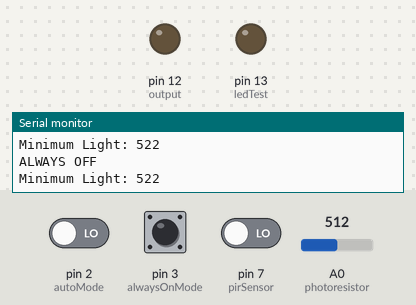
Recording of a sketch running on a simulated Arduino Uno, built with avr-gcc and run on an emulated ATmega328P. Shown: output pins drawn as LEDs (lit = HIGH), the last lines printed to the serial monitor. The test bench sets the inputs (shaded band); at power-on: pin 3 (alwaysOnMode) LOW, pin 2 (autoMode) LOW, pin 7 (pirSensor) LOW, A0 (photoresistor) = 512.

Above: at 5.2 s.
5.3 s: pin 3 (alwaysOnMode) pulled HIGH for 0.3 s
At 5.62 s:
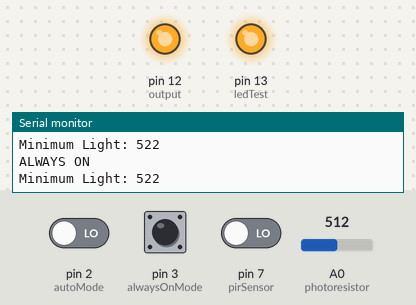
9.0 s: pin 3 (alwaysOnMode) pulled HIGH for 3.2 s
At 13.3 s:
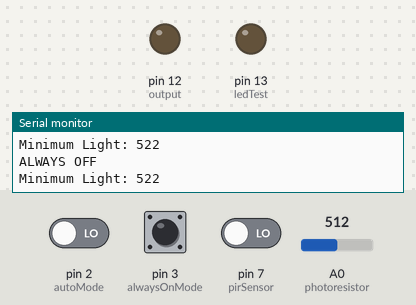
13.7 s: pin 2 (autoMode) driven HIGH and pin 7 (pirSensor) driven HIGH
At 14.1 s:
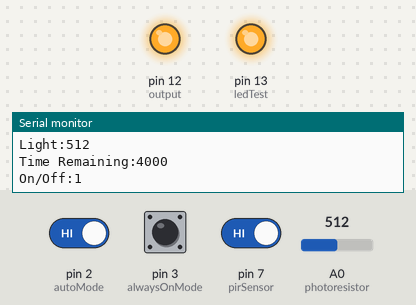
18.5 s: A0 (photoresistor) set to 537
20.0 s: A0 (photoresistor) set to 515
Timing chart, 0 to 22.5 s (numbered marks = the images above; inputs shaded):
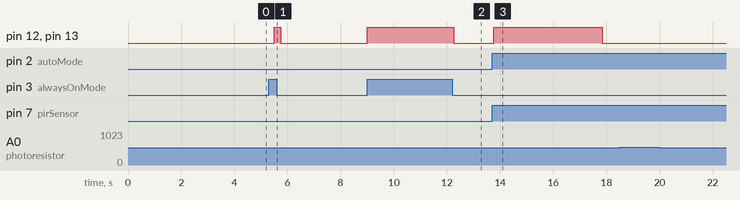

Measured:
- after the input at 5.3 s, pin 12 (output), pin 13 (ledTest): LOW → HIGH after 0.20 s, → LOW 0.25 s later
- after the input at 9.0 s, pin 12 (output), pin 13 (ledTest): LOW → HIGH at once, → LOW 3.3 s later
- after the input at 13.7 s, pin 12 (output), pin 13 (ledTest): LOW → HIGH after 0.07 s, → LOW 4.1 s later

The sketch:

desk_lamp_switch.ino
```cpp
unsigned int pirSensor = 7;       //pir sensor pin
int pirValue;                     //pir sensor value - high or low

unsigned int photoresistor = A0;  //photoresistor pin
int lightValue;                   //photoresistor value - analog
int minimumLightValue = 240;       //minimum value before considering the place dark
int averageLight = 0;

int ledTest = LED_BUILTIN;        //led builtin
int output = 12;                  //output pin
int outputState;                  //is led on or off - high or low

int autoMode = 2;     //autoMode pin input
int alwaysOnMode = 3; //always on pin input
int currentMode;
bool resetDone = false;

unsigned long timeRemaining = 0;        //time remaining for light to close automatically
unsigned long additionalTime = 4000;    //time to add every motion detection
unsigned long maximumTimeOut = 16000;  //max limit of time out duration if continuous motion is detected - assuming person is doing something
unsigned long startTime;

int lastState = LOW;

void setup() {
  pinMode(pirSensor, INPUT);      //pir sensor pinMode
  pinMode(photoresistor, INPUT);  //photoresistor pinMode

  pinMode(autoMode,INPUT);        //auto mode pin
  pinMode(alwaysOnMode,INPUT);    //always on pin

  pinMode(output, OUTPUT);        //output pinMode
  pinMode(ledTest, OUTPUT);       //TEST ONLY

  //get dark light then set minimum light
  int counter = 0;
  while (millis() <= 3100) {
    counter++;
    averageLight += getAverageLight();
    delay(1000);
  }
  minimumLightValue = (averageLight / counter) + 10;

  Serial.begin(9600);
}

void loop() {
  //test
  if (digitalRead(autoMode) == HIGH) {
    Serial.println("AUTO");
    currentMode = 0;
  } else if (digitalRead(alwaysOnMode) == HIGH) {
    Serial.println("ALWAYS ON");
    timeRemaining = 0;
    currentMode = 1;
  } else {
    Serial.println("ALWAYS OFF");
    timeRemaining = 0;
    currentMode = 2;
  }

  switch (currentMode) {
    case 0:
      doAutoMode();     //run autoMode method
      break;
    case 1:
      switchOutput(1);  //turn on output
      break;
    case 2:
      switchOutput(0);   //turn off
      break;
  }

//  if (digitalRead(autoMode) == HIGH) {
//    Serial.println("AUTO");
//    doAutoMode();     //run autoMode method
//  } else if (digitalRead(alwaysOnMode) == HIGH) {
//    Serial.println("ALWAYS ON");
//    switchOutput(1);  //turn on output
//  } else {
//    Serial.println("ALWAYS OFF");
//    switchOutput(0);   //turn off
//  }

  Serial.print("Minimum Light: ");
  Serial.println(minimumLightValue);

  delay(250);
}

void addTimeRemaining() {
  if (timeRemaining < maximumTimeOut) {     //maximum time delay if continuous motion is detected is set to 100s
    timeRemaining += additionalTime;
    startTime = millis();
  }
}

int getAverageLight() {
  return ( ( (analogRead(photoresistor))

              ) / 1 //scalability purposes - in case of additional photoresistors
          );
}

bool isDark() {
  if (getAverageLight() < minimumLightValue) return true;

  return false;
}

void doAutoMode() {

  pirValue = digitalRead(pirSensor);          //read pir data
  lightValue = analogRead(photoresistor);     //read light detector data

  unsigned long currentTime = millis();

  //if motion sensor is triggered, add time to timeRemaining
  if (pirValue == HIGH) {
    if (lastState == LOW && isDark()) {    //after motion detection, this is triggered, only if all conditions are met
      addTimeRemaining();
    }
  }

  if (!isDark()) {
    Serial.println("OFFFFF");
    switchOutput(0);
    timeRemaining = 0;
  }

  Serial.println(!isDark());

  //check timeRemaining to decide if light stays on or off
  unsigned long timeDifference = currentTime - startTime;
  if (timeDifference < timeRemaining) {
    switchOutput(1);    //turn on output if there's still time left
  } else {
    switchOutput(0);    //turn off output if no time left
    timeRemaining = 0;   //reset timer
  }

  lastState = pirValue;   //stores last pir state

  //debugging
  Serial.print("Motion:");
  Serial.println(pirValue);

  Serial.print("Light:");
  Serial.println(lightValue);

  Serial.print("Time Remaining:");
  Serial.println(timeRemaining);

  Serial.print("On/Off:");
  Serial.println(outputState);

  Serial.println(getAverageLight());
}

void switchOutput(int state) {
  if (state == 0) {
    digitalWrite(output, LOW);
    digitalWrite(ledTest, LOW);   //TEST ONLY
    outputState = LOW;
  } else if (state == 1) {
    digitalWrite(output, HIGH);
    digitalWrite(ledTest, HIGH);   //TEST ONLY
    outputState = HIGH;
  }
}
```
